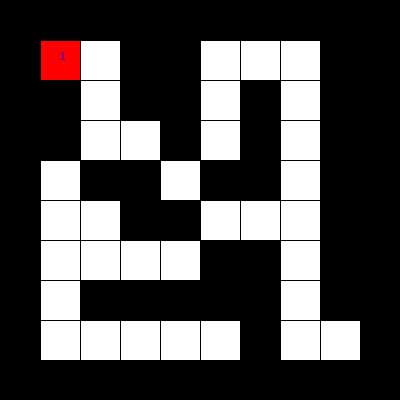
Frame 1 (no input)
Frame 60 (the mouse pressed at the canvas centre just before this capture): identical to frame 1, image omitted
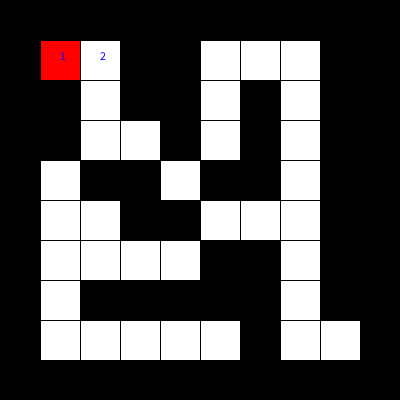
Frame 120 (the mouse held since frame 60 and released just before this capture)

The Processing sketch that drew these frames (run headless with seeded random() and noise(); from frame 60 on, the mouse is pressed at the canvas centre):

// Processing sketch: week15_07_maze_DFS_visited_step_mousePressed_move
// ── week15_07_maze_DFS_visited_step_mousePressed_move.pde
//week15_07_maze_DFS_visited step mousePressed move
int[][]maze = {
  {1,1,1,1,1,1,1,1,1,1},
  {1,0,0,1,1,0,0,0,1,1},
  {1,1,0,1,1,0,1,0,1,1},
  {1,1,0,0,1,0,1,0,1,1},
  {1,0,1,1,0,1,1,0,1,1},
  {1,0,0,1,1,0,0,0,1,1},
  {1,0,0,0,0,1,1,0,1,1},
  {1,0,1,1,1,1,1,0,1,1},
  {1,0,0,0,0,0,1,0,0,1},
  {1,1,1,1,1,1,1,1,1,1},
};
int[][]visited = new int[10][10];
int startI = 1,startJ = 1,I = 1,J = 1,step = 1; 
void setup()
{
  size(400,400);
  visited[I][J] = step;
}
void draw()
{
  for(int i=0;i<maze.length;i++)
  {
    for(int j=0;j<maze[0].length;j++)
    {
      if(maze[i][j]==1)fill(0);
      else fill(255);
      rect(j*40,i*40,40,40);
    }
  }
  fill(255,0,0);
  rect(startJ*40,startI*40,40,40);
  for(int i=0;i<maze.length;i++)
  {
    for(int j=0;j<maze[0].length;j++)
    {
      if(visited[i][j]>0)
      {
        fill(0,0,255);
        text(""+visited[i][j],j*40+20,i*40+20);
      }
    }
  }
}
void mousePressed()
{
  if(maze[I+1][J]==0)
  {
    I = I+1;
    visited[I][J]=++step;
  }else if(maze[I][J+1]==0)
  {
    J=J+1;
    visited[I][J]=++step;
  }
}
